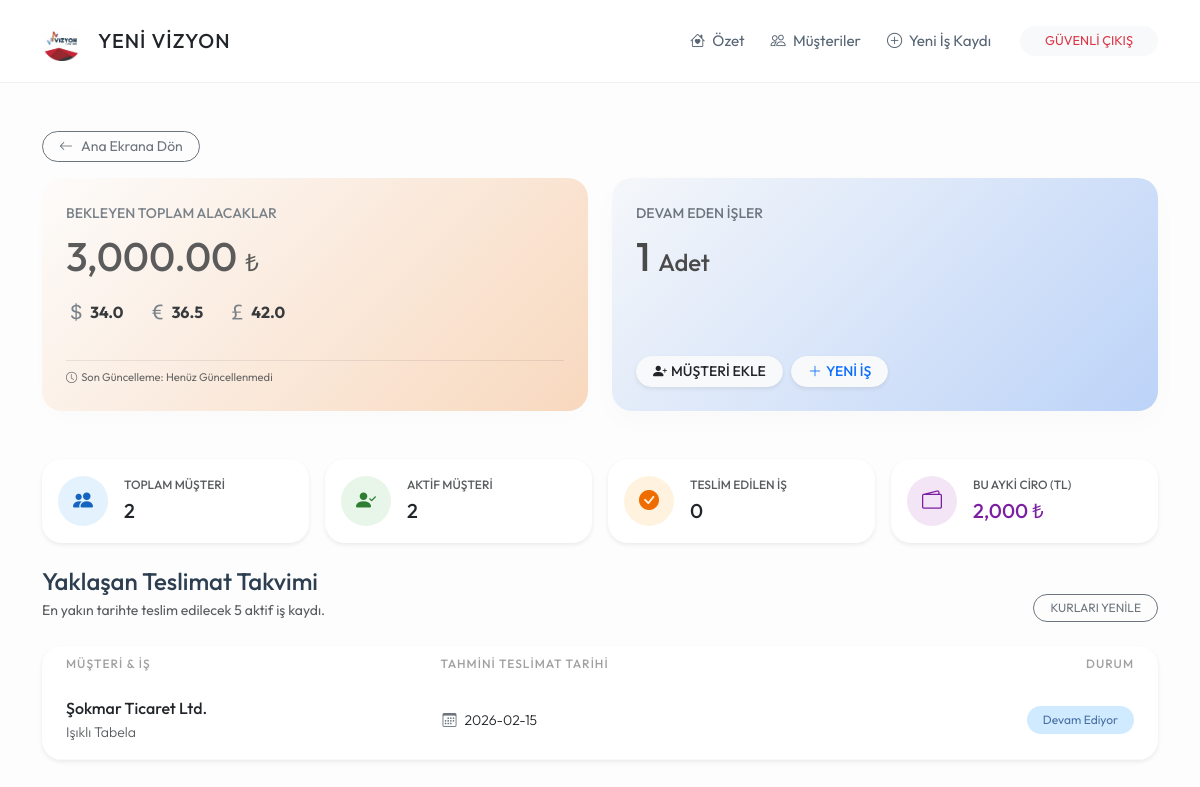
Before: /satislar (signed in) with the older database file.
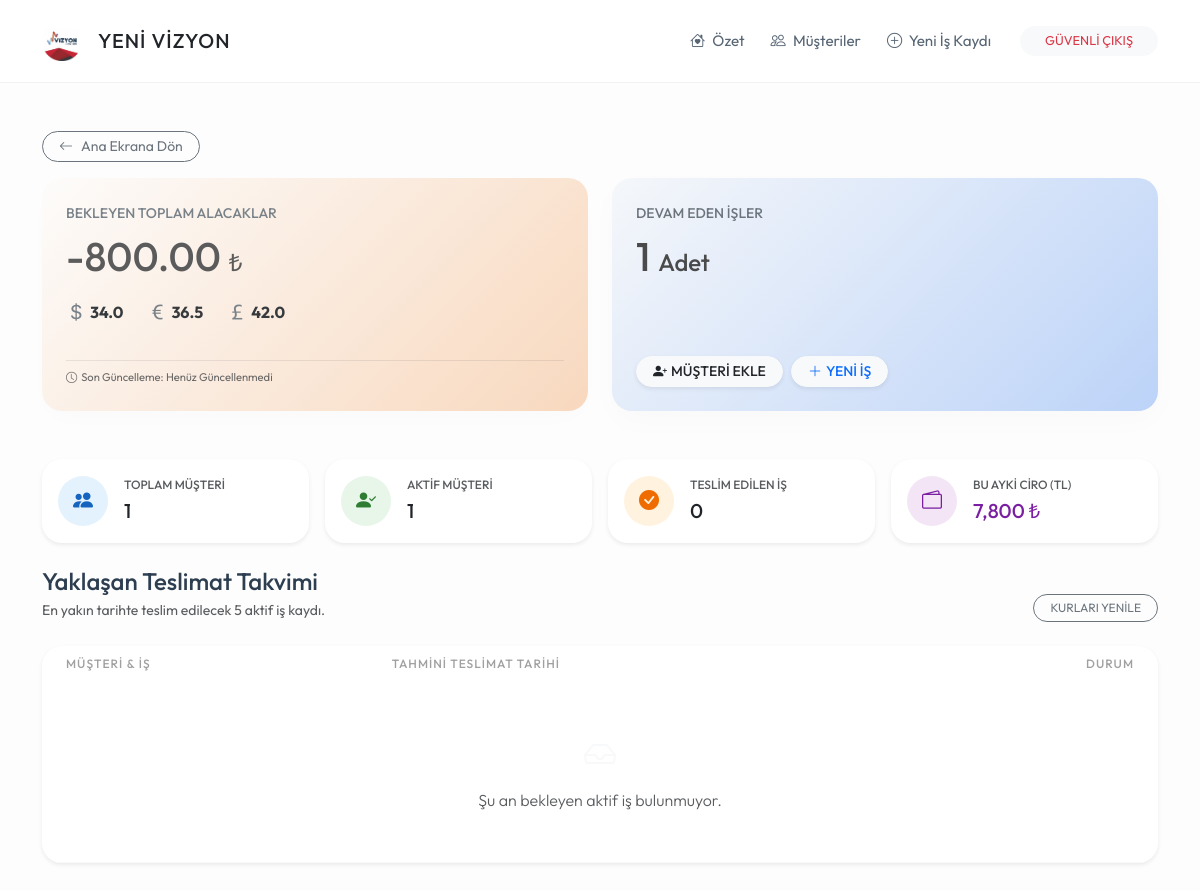
After: the same page with the newer database file.
### models.py (models this page shows)
class IsKaydi(db.Model):
    id = db.Column(db.Integer, primary_key=True)
    is_tanimi = db.Column(db.String(200), nullable=False)
    toplam_bedel = db.Column(db.Float, nullable=False, default=0.0)
    para_birimi = db.Column(db.String(5), default='TL')
    teslim_tarihi = db.Column(db.String(20))
    durum = db.Column(db.String(20), default='Devam Ediyor')
    kayit_tarihi = db.Column(db.DateTime, default=datetime.now)
    musteri_id = db.Column(db.Integer, db.ForeignKey('musteri.id'), nullable=False)

class Musteri(db.Model):
    id = db.Column(db.Integer, primary_key=True)
    ad_soyad = db.Column(db.String(100), nullable=False)
    telefon = db.Column(db.String(20))
    isyeri_adi = db.Column(db.String(200))
    isyeri_adresi = db.Column(db.Text)
    durum = db.Column(db.String(20), default='Aktif')
    isler = db.relationship('IsKaydi', backref='sahibi', lazy=True)
    odemeler = db.relationship('Odeme', backref='musteri', lazy=True)

### routes/musteri_isleri.py (the view)
@musteri_bp.route('/satislar')
def satislar():
    if 'logged_in' not in session: return redirect(url_for('genel.index'))
    aktif_musteriler = Musteri.query.filter_by(durum='Aktif').all()
    toplam_alacak_tl = 0
    devam_eden_is_sayisi = 0
    for m in aktif_musteriler:
        for i in m.isler:
            if i.durum == 'Devam Ediyor': devam_eden_is_sayisi += 1
            toplam_alacak_tl += (i.toplam_bedel * GUNCEL_KURLAR.get(i.para_birimi, 1.0))
        for o in m.odemeler:
            toplam_alacak_tl -= (o.tutar * o.kur_degeri)
    yaklasan_isler = [is_k for is_k in IsKaydi.query.filter(IsKaydi.teslim_tarihi != "", IsKaydi.durum == 'Devam Ediyor').order_by(IsKaydi.teslim_tarihi.asc()).all() if is_k.sahibi.durum == 'Aktif'][:5]
    from datetime import datetime
    simdi = datetime.now()
    bu_ayki_ciro = sum((o.tutar * o.kur_degeri) for o in Odeme.query.all() if o.odeme_tarihi.month == simdi.month and o.odeme_tarihi.year == simdi.year)
    return render_template('satislar.html', alacak=round(toplam_alacak_tl, 2), is_sayisi=devam_eden_is_sayisi, yaklasan_isler=yaklasan_isler, kurlar=GUNCEL_KURLAR, t_musteri=Musteri.query.count(), a_musteri=len(aktif_musteriler), biten_is=IsKaydi.query.filter_by(durum='Teslim Edildi').count(), ay_ciro=bu_ayki_ciro)

### templates/satislar.html (shortened to what the changed rows need)
{% extends "base.html" %}
{% block content %}
<div class="row g-4 mb-5">
    <div class="col-md-6">
        <div class="card card-custom h-100" style="background: linear-gradient(135deg, #fdfcfb 0%, #f8d5b8 100%); opacity: 0.9;">
            <div class="text-uppercase small fw-medium text-secondary mb-2">Bekleyen Toplam Alacaklar</div>
            <div class="h1 mb-3" style="color: #4a4a4a;">{{ "{:,.2f}".format(alacak) }} <span class="fs-4">₺</span></div>
            <div class="d-flex flex-wrap align-items-center text-muted small gap-4 mt-auto">
                <span class="d-flex align-items-center" title="Dolar">
                </span>
                <span class="d-flex align-items-center" title="Euro">
                </span>
                <span class="d-flex align-items-center" title="Sterlin">
                </span>
                <div class="w-100 mt-2 pt-2 border-top border-dark border-opacity-10" style="font-size: 0.7rem;">
                </div>
            </div>
        </div>
    </div>
</div>
<div class="row g-3 mb-4">
    <div class="col-md-3 col-6">
        <div class="card card-custom p-3 border-0 h-100 shadow-sm d-flex flex-row align-items-center">
            <div class="ms-3">
                <div class="small text-muted fw-bold" style="font-size: 0.75rem;">TOPLAM MÜŞTERİ</div>
                <div class="fw-bold text-dark fs-5">{{ t_musteri }}</div>
            </div>
        </div>
    </div>
    <div class="col-md-3 col-6">
        <div class="card card-custom p-3 border-0 h-100 shadow-sm d-flex flex-row align-items-center">
            <div class="ms-3">
                <div class="small text-muted fw-bold" style="font-size: 0.75rem;">AKTİF MÜŞTERİ</div>
                <div class="fw-bold text-dark fs-5">{{ a_musteri }}</div>
            </div>
        </div>
    </div>
    <div class="col-md-3 col-6">
        <div class="card card-custom p-3 border-0 h-100 shadow-sm d-flex flex-row align-items-center">
            <div class="ms-3">
                <div class="small text-muted fw-bold" style="font-size: 0.75rem;">BU AYKİ CİRO (TL)</div>
                <div class="fw-bold text-dark fs-5" style="color: #7b1fa2 !important;">{{ "{:,.0f}".format(ay_ciro) }} ₺</div>
            </div>
        </div>
    </div>
</div>
<div class="row">
    <div class="col-12">
        <div class="card card-custom p-0 overflow-hidden shadow-sm border-0">
            <div class="table-responsive">
                <table class="table table-hover align-middle mb-0">
                    <thead>
                        <tr>
                            <th class="ps-4">Müşteri & İş</th>
                            <th>Tahmini Teslimat Tarihi</th>
                            <th class="text-end pe-4">Durum</th>
                        </tr>
                    </thead>
                    <tbody>
                        {% for is in yaklasan_isler %}
                        <tr>
                            <td class="ps-4">
                                <div class="text-dark fw-medium">{{ is.sahibi.ad_soyad }}</div>
                                <div class="small text-muted">{{ is.is_tanimi }}</div>
                            </td>
                            <td>
                                <span class="small">
                                    <i class="bi bi-calendar3 me-2 text-secondary"></i>{{ is.teslim_tarihi }}
                                </span>
                            </td>
                            <td class="text-end pe-4">
                                <span class="badge rounded-pill badge-pastel-blue px-3 py-2" style="font-weight: 400; color: #4a6fa5; background-color: #d0ebff;">
                                    {{ is.durum }}
                                </span>
                            </td>
                        </tr>
                        {% endfor %}
                        {% if not yaklasan_isler %}
                        <tr>
                            <td colspan="3" class="text-center py-5 text-muted">
                                <i class="bi bi-inbox fs-2 d-block mb-2 text-light"></i>
                                Şu an bekleyen aktif iş bulunmuyor.
                            </td>
                        </tr>
                        {% endif %}
                    </tbody>
                </table>
            </div>
        </div>
    </div>
</div>
{% endblock %}

Changed rows visible on the page:
no longer on this page (row edited): IsKaydi: sahibi.ad_soyad "Şokmar Ticaret Ltd.", is_tanimi "Işıklı Tabela", teslim_tarihi "2026-02-15", durum "Devam Ediyor"
Other visible differences:
{{ "{:,.2f}".format(alacak) }}: "3,000.00" → "-800.00"
{{ t_musteri }}: "2" → "1"
{{ a_musteri }}: "2" → "1"
{{ "{:,.0f}".format(ay_ciro) }}: "2,000" → "7,800"
text now shown: "Şu an bekleyen aktif iş bulunmuyor."
